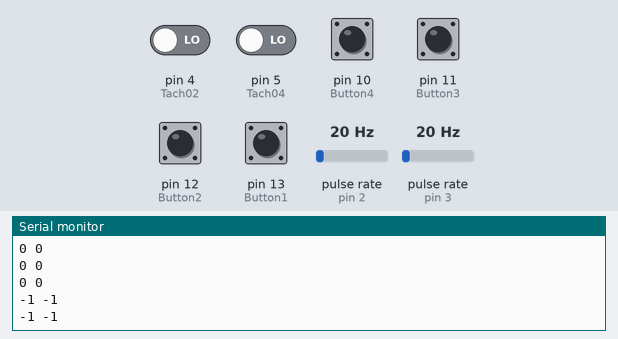
A sketch run on a simulated Arduino Uno, built with avr-gcc and run on an emulated ATmega328P. On the bench: the last lines printed to the serial monitor. Wiring (inferred from the names in the program): 2 × pulse sensor: data pin 2 / data pin 3. The test bench sets the inputs (shaded band); at power-on: pin 4 (Tach02), pin 5 (Tach04), pin 10 (Button4), pin 11 (Button3), pin 12 (Button2), pin 13 (Button1) LOW, pulse rate (sensors on pin 3, pin 2) 20 Hz.

Above: at 1.2 s.
1.3 s: pin 4 (Tach02) driven HIGH
2.8 s: pulse rate (sensor on pin 3) set to 196 Hz
At 3.8 s:
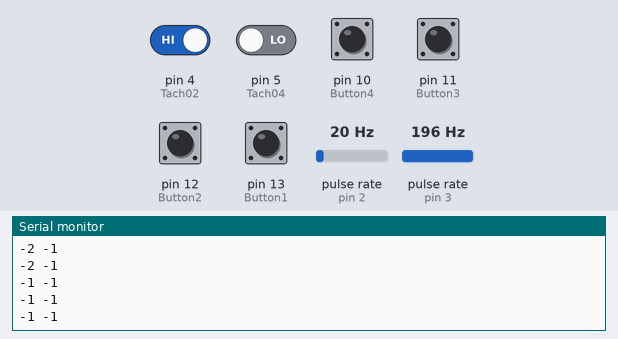
4.3 s: pulse rate (sensor on pin 2) set to 196 Hz
5.8 s: pin 5 (Tach04) driven HIGH
At 6.4 s:
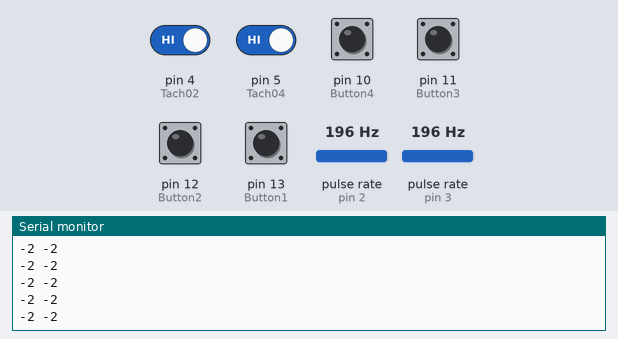
7.3 s: pulse rate (sensor on pin 2) set to 4 Hz
At 8.0 s:
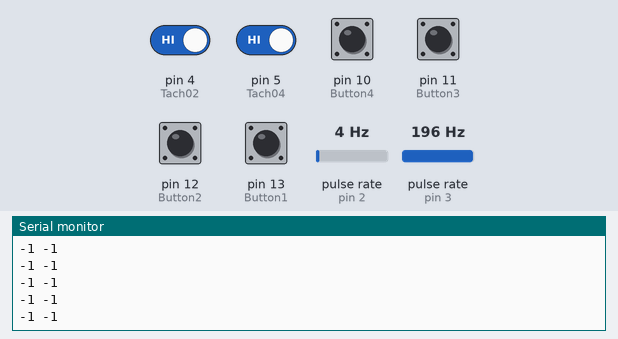
8.8 s: pin 4 (Tach02) driven LOW
At 9.9 s:
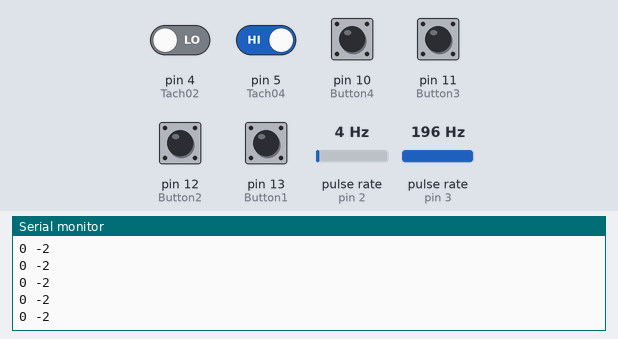
Timing chart, 0 to 11.8 s (numbered marks = the images above; inputs shaded):
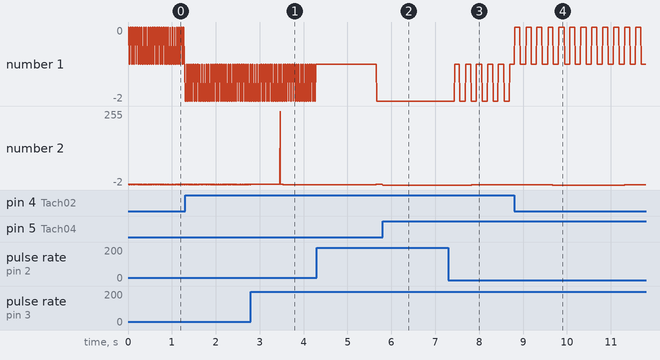

The sketch:

Touch_Motor.ino
```cpp
int Button1 = 13;   // select the input pin
int sensorValue1 = 99;
int Button2 = 12;   // select the input pin
int sensorValue2 = 98;  // variable to store the value coming from the sensor
int Button3 = 11;
int sensorValue3 = 97;
int Button4 = 10;
int sensorValue4 = 96;

#define Tach01 2
#define Tach02 4
#define Tach03 3
#define Tach04 5
volatile int TachPos1 = 0;
volatile int TachPos2 = 0;

int i = 0;

void setup() {
  pinMode(13, INPUT);
  pinMode(12, INPUT);
  pinMode(11, INPUT);
  pinMode(10, INPUT);
  Serial.begin(9600); //sets serial port for communication

  pinMode(Tach01, INPUT);
  pinMode(Tach02, INPUT);
  pinMode(Tach03, INPUT);
  pinMode(Tach04, INPUT);
  attachInterrupt(0, Tach01encoder, CHANGE); //pin 2
  attachInterrupt(1, Tach02encoder, CHANGE); //pin 3
  Serial.begin(9600);
}

void loop()
{
  sensorValue1 = digitalRead(Button1);
  sensorValue2 = digitalRead(Button2);
  sensorValue3 = digitalRead(Button3);
  sensorValue4 = digitalRead(Button4);


  delay(10);
  Serial.print(TachPos1); Serial.print(" ");
  Serial.print(TachPos2); Serial.println();
}

void Tach01encoder() {
  if ((PIND & B00010100) == 0 || (PIND & B00010100) == 20) //pin 2 == pin 4
  {
    TachPos1--;
  }
  else {
    TachPos1++;
  }

}
void Tach02encoder() {
  if ((PIND & B00101000) == 0 || (PIND & B00101000) == 40) //pin 3 == pin 5
  {
    TachPos2--;
  }
  else {
    TachPos2++;
  }
}
```

Measured:
- after the input at 2.8 s, the serial monitor: prints a new line after 0.66 s (image 1)
- after the input at 5.8 s, the serial monitor: prints a new line at once (image 2)
- after the input at 7.3 s, the serial monitor: prints a new line after 0.14 s (image 3)
- after the input at 8.8 s, the serial monitor: prints a new line at once (image 4)
